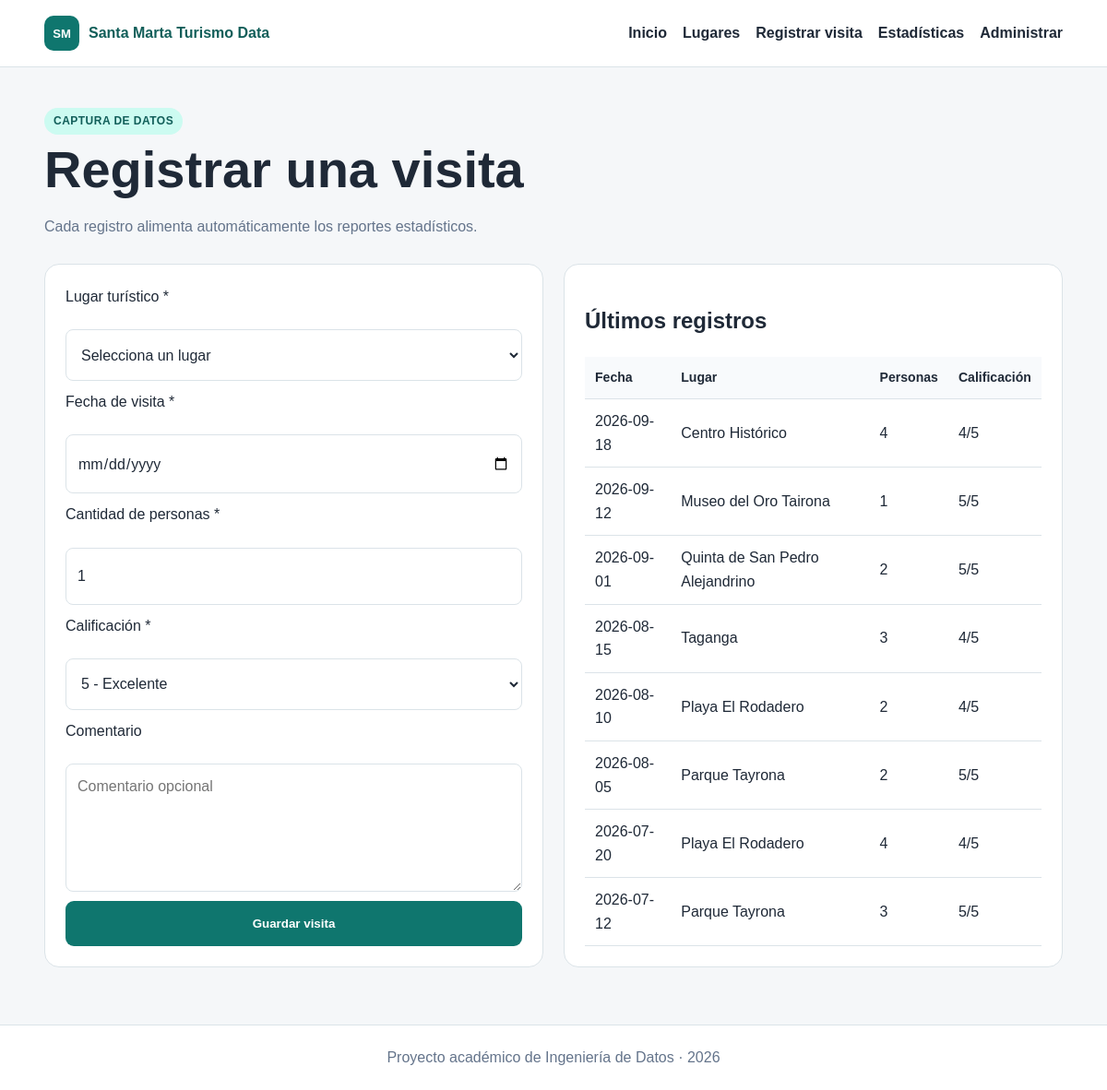
The app's page /visitas with its own data.
### tables this page shows
CREATE TABLE visitas (
    id_visita INTEGER PRIMARY KEY AUTOINCREMENT,
    id_lugar INTEGER NOT NULL,
    fecha TEXT NOT NULL,
    cantidad_personas INTEGER NOT NULL CHECK(cantidad_personas > 0),
    calificacion INTEGER NOT NULL CHECK(calificacion BETWEEN 1 AND 5),
    comentario TEXT,
    FOREIGN KEY (id_lugar) REFERENCES lugares(id_lugar) ON DELETE RESTRICT
);

CREATE TABLE lugares (
    id_lugar INTEGER PRIMARY KEY AUTOINCREMENT,
    nombre TEXT NOT NULL,
    id_categoria INTEGER NOT NULL,
    ubicacion TEXT NOT NULL,
    descripcion TEXT NOT NULL,
    precio REAL NOT NULL DEFAULT 0 CHECK(precio >= 0),
    FOREIGN KEY (id_categoria) REFERENCES categorias(id_categoria)
);

### app.py (the view, shortened to what this page needs)
@app.route("/visitas", methods=["GET", "POST"])
def visitas():
    conn = get_db()
    lugares = conn.execute("SELECT id_lugar, nombre FROM lugares ORDER BY nombre").fetchall()
    ultimas = conn.execute("""
        SELECT v.*, l.nombre
        FROM visitas v
        JOIN lugares l ON l.id_lugar = v.id_lugar
        ORDER BY v.fecha DESC, v.id_visita DESC
        LIMIT 10
    """).fetchall()
    conn.close()
    return render_template("visitas.html", lugares=lugares, ultimas=ultimas)

### app.py (called while the page is built)
def get_db():
    conn = sqlite3.connect(DB_PATH)
    conn.row_factory = sqlite3.Row
    conn.execute("PRAGMA foreign_keys = ON")
    return conn

@app.context_processor
def inject_globals():
    return {"current_year": datetime.now().year}

### templates/visitas.html (shortened to what this page needs)
{% extends "base.html" %}
{% block content %}
<section class="pagina-titulo">
    <span class="etiqueta">Captura de datos</span>
    <h1>Registrar una visita</h1>
    <p>Cada registro alimenta automáticamente los reportes estadísticos.</p>
</section>
<div class="grid-form">
    <form class="panel formulario" method="post">
        <label for="id_lugar">Lugar turístico *</label>
        <select name="id_lugar" id="id_lugar" required>
            <option value="">Selecciona un lugar</option>
        </select>
        <label for="fecha">Fecha de visita *</label>
        <input type="date" name="fecha" id="fecha" required>
        <label for="cantidad_personas">Cantidad de personas *</label>
        <input type="number" name="cantidad_personas" id="cantidad_personas" min="1" value="1" required>
        <label for="calificacion">Calificación *</label>
        <select name="calificacion" id="calificacion" required>
            <option value="5">5 - Excelente</option>
        </select>
        <label for="comentario">Comentario</label>
        <textarea name="comentario" id="comentario" rows="4" placeholder="Comentario opcional"></textarea>
        <button class="boton" type="submit">Guardar visita</button>
    </form>
    <section class="panel">
        <h2>Últimos registros</h2>
        <div class="tabla-contenedor">
            <table>
                <thead>
                    <tr><th>Fecha</th><th>Lugar</th><th>Personas</th><th>Calificación</th></tr>
                </thead>
                <tbody>
                    {% for v in ultimas %}
                    <tr>
                        <td>{{ v.fecha }}</td>
                        <td>{{ v.nombre }}</td>
                        <td>{{ v.cantidad_personas }}</td>
                        <td>{{ v.calificacion }}/5</td>
                    </tr>
                    {% endfor %}
                </tbody>
            </table>
        </div>
    </section>
</div>
{% endblock %}

### static/css/estilos.css (style rules this page uses)
:root { --primario: #0f766e; --primario-oscuro: #115e59; --secundario: #2563eb; --tercero: #7c3aed; --fondo: #f5f7f9; --texto: #1f2937; --gris: #64748b; --blanco: #ffffff; --borde: #dbe3e8; --suave: #eef7f6; --peligro: #b91c1c; }
* { box-sizing: border-box; }
body { margin: 0; font-family: Arial, Helvetica, sans-serif; color: var(--texto); background: var(--fondo); line-height: 1.6; }
.hero h1, .pagina-titulo h1, .detalle-hero h1 { font-size: clamp(2rem, 5vw, 3.5rem); line-height: 1.08; margin: 8px 0 18px; }
.hero p, .pagina-titulo p { color: var(--gris); }
.etiqueta, .badge { display: inline-block; color: var(--primario-oscuro); background: #ccfbf1; padding: 5px 10px; border-radius: 999px; font-size: .75rem; font-weight: 800; text-transform: uppercase; letter-spacing: .04em; }
.boton { display: inline-block; background: var(--primario); color: white; padding: 11px 17px; border-radius: 9px; text-decoration: none; border: none; cursor: pointer; font-weight: 700; }
.card, .panel, .panel-suave { background: white; border: 1px solid var(--borde); border-radius: 16px; padding: 22px; }
.pagina-titulo { margin: 10px 0 28px; }
select, input, textarea { width: 100%; padding: 11px 12px; border: 1px solid var(--borde); border-radius: 8px; font: inherit; background: white; color: var(--texto); }
.grid-detalle, .grid-form { display: grid; grid-template-columns: 1fr 1fr; gap: 22px; }
.formulario { display: grid; gap: 10px; }
.tabla-contenedor { overflow-x: auto; }
table { width: 100%; border-collapse: collapse; }
th, td { text-align: left; padding: 11px; border-bottom: 1px solid var(--borde); }
th { background: #f8fafc; font-size: .88rem; }

### records on screen
visitas: fecha "2026-09-18", nombre "Centro Histórico", cantidad_personas "4", calificacion "4"
visitas: fecha "2026-09-12", nombre "Museo del Oro Tairona", cantidad_personas "1", calificacion "5"
visitas: fecha "2026-09-01", nombre "Quinta de San Pedro Alejandrino", cantidad_personas "2", calificacion "5"
visitas: fecha "2026-08-15", nombre "Taganga", cantidad_personas "3", calificacion "4"
visitas: fecha "2026-08-10", nombre "Playa El Rodadero", cantidad_personas "2", calificacion "4"
visitas: fecha "2026-08-05", nombre "Parque Tayrona", cantidad_personas "2", calificacion "5"
visitas: fecha "2026-07-20", nombre "Playa El Rodadero", cantidad_personas "4", calificacion "4"
visitas: fecha "2026-07-12", nombre "Parque Tayrona", cantidad_personas "3", calificacion "5"
